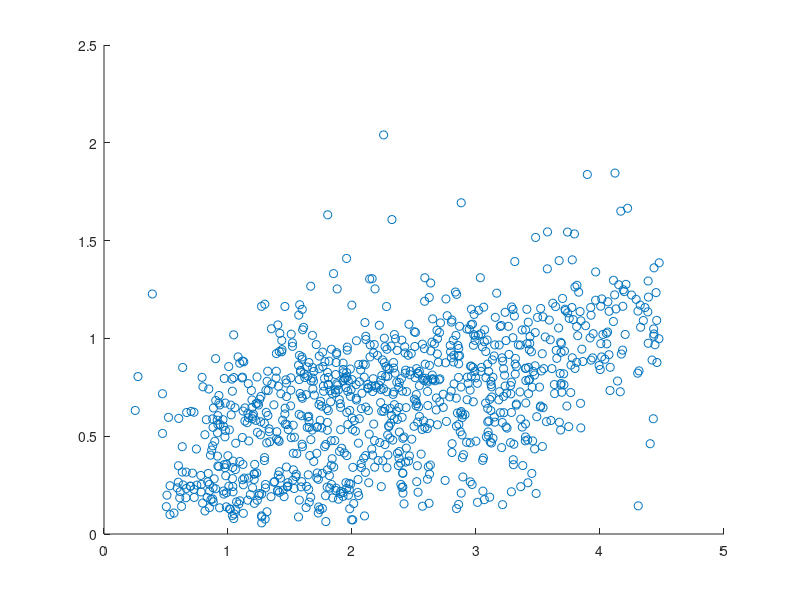

Reproduce this figure in MATLAB. (Note: this script raises an error after producing the figure.)
group = load('group_V1_sortedVox.mat');
data = abs(group.group(4).conds(1).voxXYSD);
ecc = [];
for v = 1:numel(data(:,1))
    ecc = [ecc, sqrt(data(v,1) ^ 2 + data(v,2) ^ 2)];
end
size = data(:,3)';

% pixels to degrees
ppd = 412 / 9;
ecc_deg = ecc / ppd;
size_deg = size / ppd;

% plot eccen v SD
scatter(ecc_deg, size_deg, 'blue')
X = [ones(length(x), 1) ecc_deg'];
slope_sd = X\size_deg';
slope_points = X*slope_sd;
hold on
plot(ecc_deg, slope_points, 'red')
xlabel('eccentricity (degrees)')
ylabel('pRF size (SD)')
title(sprintf('intercept = %f, slope = %f', slope_sd))
close all

% SD to FWHM
size_deg_fwhm = size_deg / 2.355;
scatter(ecc_deg, size_deg_fwhm, 'blue')
slope_fwhm = X\size_deg_fwhm';
slope_points = X*slope_fwhm;
hold on
plot(ecc_deg, slope_points, 'red')
xlabel('eccentricity (degrees)')
ylabel('pRF size (FWHM)')
title(sprintf('intercept = %f, slope = %f', slope_fwhm))
close all

% allow for voxel size differences
my_slope = slope_fwhm * ((2*2) / (3*3));
sizes = [1, 1; 1, 2; 1, 3; 1, 4] * my_slope;

